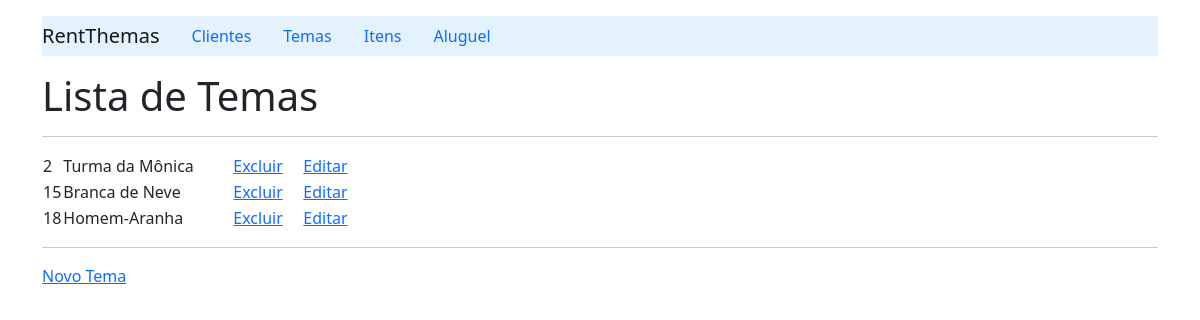
/listTheme/, run on the app's committed database.
### rent/models.py (models this page shows, shortened)
class Theme(models.Model):
    name = models.CharField(max_length=20)
    color = models.CharField(max_length=10)
    price = models.FloatField()
    itens =  models.ManyToManyField('Item', related_name='themes')

### rent/views.py (the view)
# urls.py: path('listTheme/', ThemeViews.listTheme),
    def listTheme(request):
        themes_list = Theme.objects.all()
        context = {'theme_list': themes_list}
        return render(request, 'theme/listTheme.html', context)

### rent/templates/theme/listTheme.html (shortened to what this page needs)
{% extends "index.html" %}
    {% block content %}
        <h1>Lista de Temas</h1>
        <hr>
        <table>
            {% if theme_list %}
                {% for theme in theme_list%}
                    <tr>
                        <td width='15'>{{theme.id}}</td>
                        <td width='170'>{{theme.name}}</td>
                        <td width='70'><a href="/deleteTheme/{{theme.id}}">Excluir</a></td>
                        <td><a href="/detailTheme/{{theme.id}}">Editar</a></td>
                    </tr>
                {% endfor %}
            {% else %}
                <p>Nenhum tema cadastrado!!</p>
            {%endif%}
        </table>
        <hr>
        <a href="/formTheme">Novo Tema</a>
    {% endblock %}

### data on the page
Theme: id "2", name "Turma da Mônica"
Theme: id "15", name "Branca de Neve"
Theme: id "18", name "Homem-Aranha"
